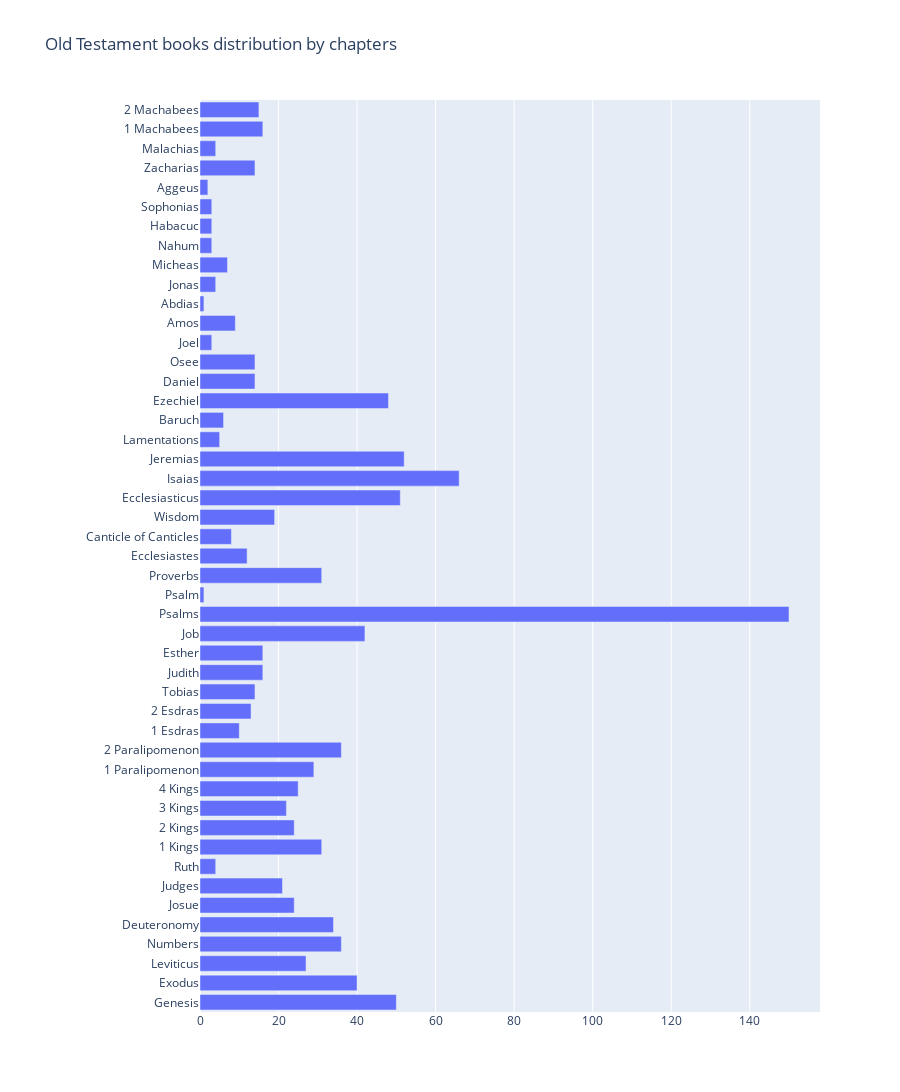

The code cell stored with this chart in its notebook:
### Code cell
plot_chapters_distribution(ot_grp_dict, "Old Testament books distribution by chapters", 25)

### Figure 1 — Plotly figure (JSON) as saved in the notebook; plotly's stock layout.template omitted (floating-point values rounded to 4 significant figures)
{"data": [{"orientation": "h", "type": "bar", "x": [50, 40, 27, 36, 34, 24, 21, 4, 31, 24, 22, 25, 29, 36, 10, 13, 14, 16, 16, 42, 150, 1, 31, 12, 8, 19, 51, 66, 52, 5, 6, 48, 14, 14, 3, 9, 1, 4, 7, 3, 3, 3, 2, 14, 4, 16, 15], "y": ["Genesis", "Exodus", "Leviticus", "Numbers", "Deuteronomy", "Josue", "Judges", "Ruth", "1 Kings", "2 Kings", "3 Kings", "4 Kings", "1 Paralipomenon", "2 Paralipomenon", "1 Esdras", "2 Esdras", "Tobias", "Judith", "Esther", "Job", "Psalms", "Psalm", "Proverbs", "Ecclesiastes", "Canticle of Canticles", "Wisdom", "Ecclesiasticus", "Isaias", "Jeremias", "Lamentations", "Baruch", "Ezechiel", "Daniel", "Osee", "Joel", "Amos", "Abdias", "Jonas", "Micheas", "Nahum", "Habacuc", "Sophonias", "Aggeus", "Zacharias", "Malachias", "1 Machabees", "2 Machabees"]}], "layout": {"height": 1175, "margin": {"l": 200}, "title": {"text": "Old Testament books distribution by chapters"}, "yaxis": {"automargin": true}}}
